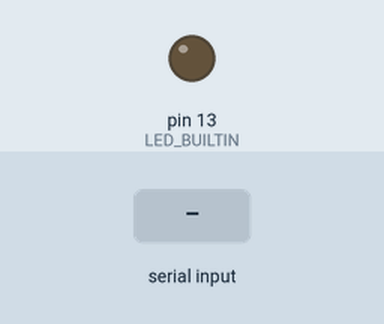
This sketch was run on a simulated Arduino Uno, built with avr-gcc and run on an emulated ATmega328P. Parts: output pins drawn as LEDs (lit = HIGH). The inputs (shaded band) are chosen by the test bench. What the sketch prints to the serial monitor is not drawn.

Above: at 1.2 s.
1.3 s: byte 30 received over Serial
Timing chart, 0 to 4.3 s (numbered marks = the images above; inputs shaded):
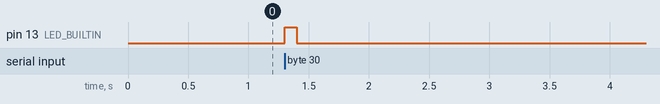

The sketch:

aconsole.ino
```cpp
int incomingByte = 0;

void setup() {
  Serial.begin(9600);
  // initialize digital pin LED_BUILTIN as an output.
  pinMode(LED_BUILTIN, OUTPUT);
  while (!Serial) {
    ; // wait for serial port to connect. Needed for native USB
  }
    drawMenu();
}

// the loop function runs over and over again forever
void loop() {
  if (Serial.available() > 0) {
    blinkLed();
    incomingByte = Serial.read();

    drawMenu();

    Serial.print("I received: ");
    Serial.println(incomingByte, DEC);
  }
}

void drawMenu() {
  clearScreen();

  Serial.println("Press A,D to move right-left");
  Serial.println("Press W,S to move forward-backward");
}

void clearScreen() {
  Serial.write(27);       // ESC command
  Serial.print("[2J");    // clear screen command
  Serial.write(27);
  Serial.print("[H");     // cursor to home command
}

void blinkLed() {
  digitalWrite(LED_BUILTIN, HIGH);   // turn the LED on (HIGH is the voltage level)
  delay(100);                       // wait for a second
  digitalWrite(LED_BUILTIN, LOW);    // turn the LED off by making the voltage LOW
}
```

Measured:
- after the input at 1.3 s, pin 13 (LED_BUILTIN): LOW → HIGH at once, → LOW 0.10 s later
